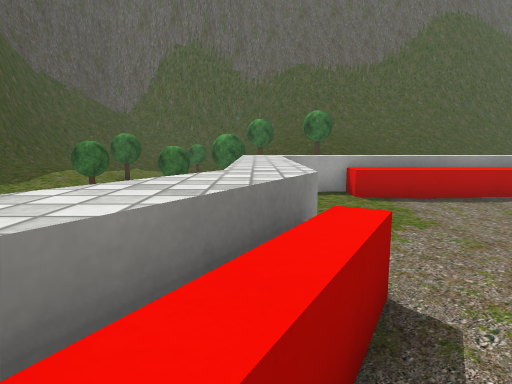
View 1 (above)

24 first-person views from a walk through a scene from a Unity 3-D project. The camera is 1.3 m above the floor, tilts 8° down and sees 75° across. The floor is counted in squares, 1 m on a side. Each view is taken from the middle of a square. On the plan, view 1 faces up. The plan holds only what a view shows up to about 14 squares ahead; the rest is blank. The place goes on beyond the plan. Some trees and plants on the terrain are drawn as simple stand-ins. The player character is not drawn. Some surface patterns are stand-ins.

View 2
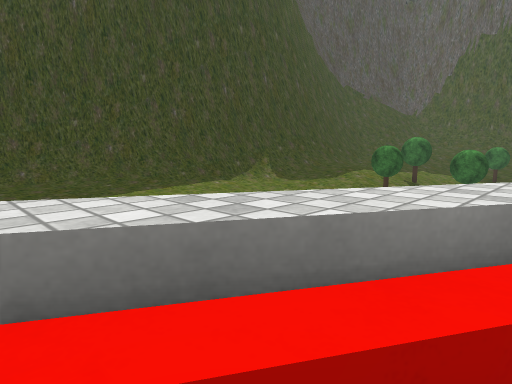

View 3
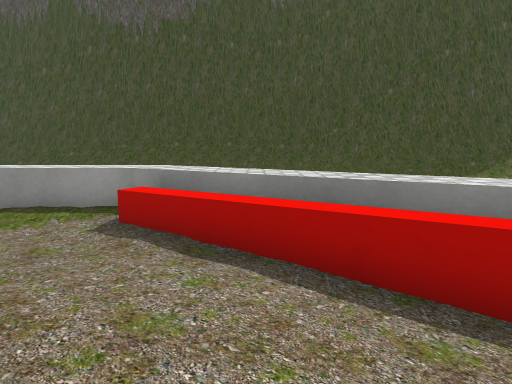

View 4
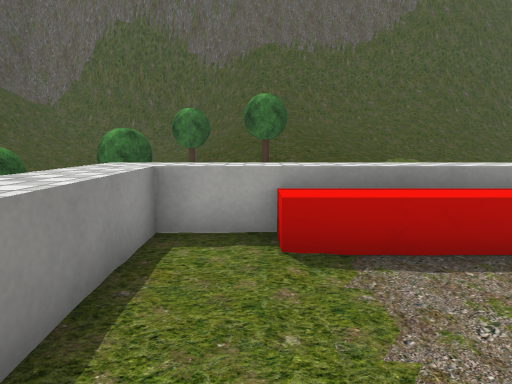

View 5
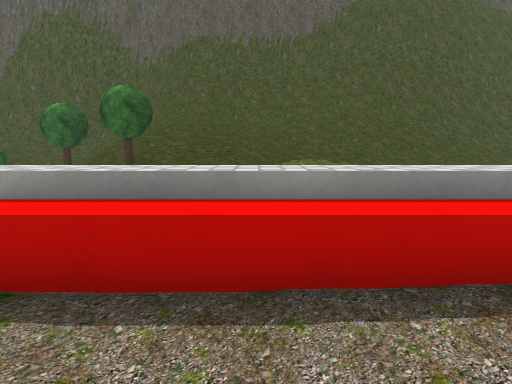

View 6
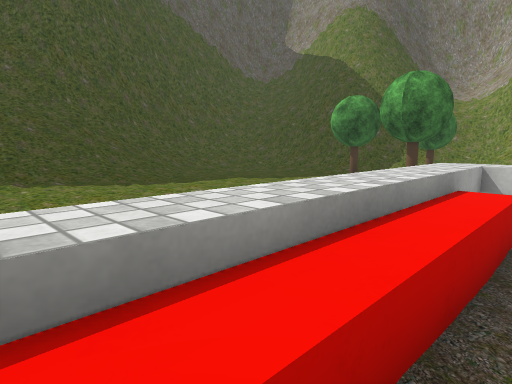

View 7
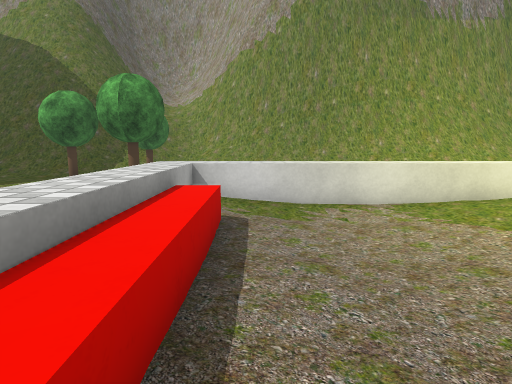

View 8
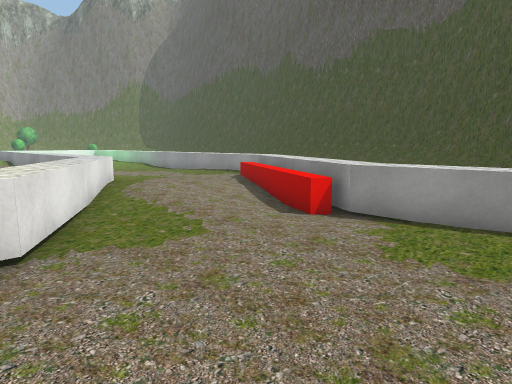

View 9
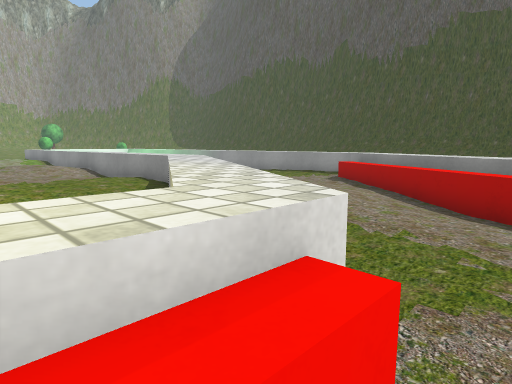

View 10
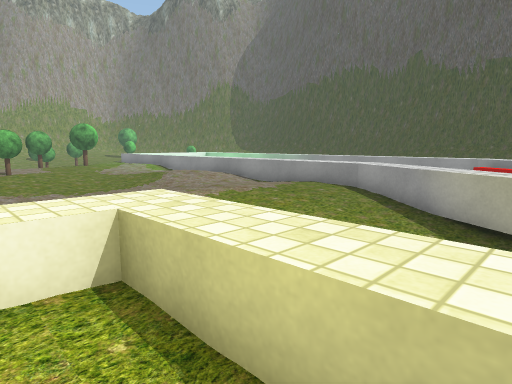

View 11
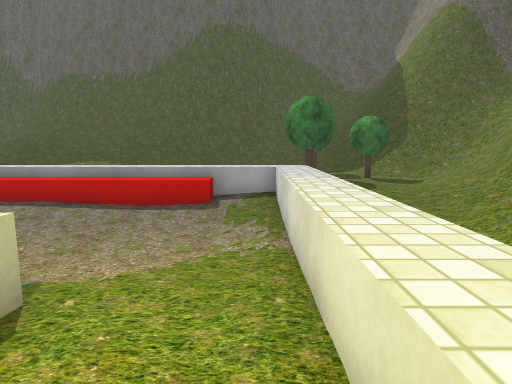

View 12
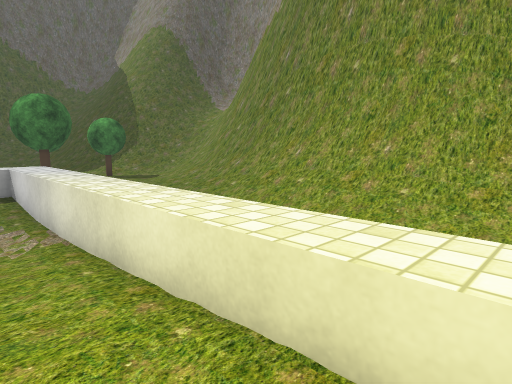

View 13
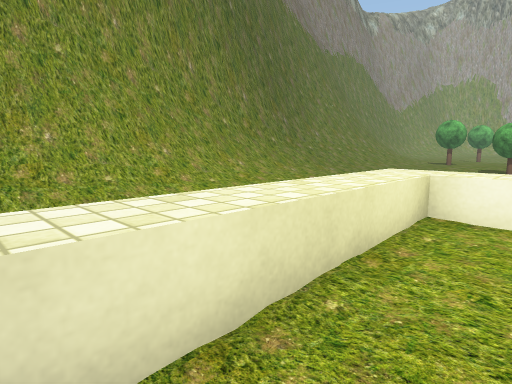

View 14
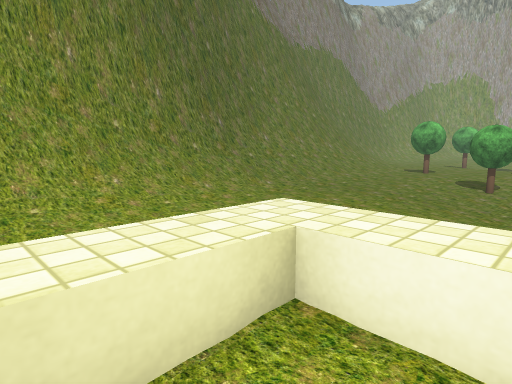

View 15
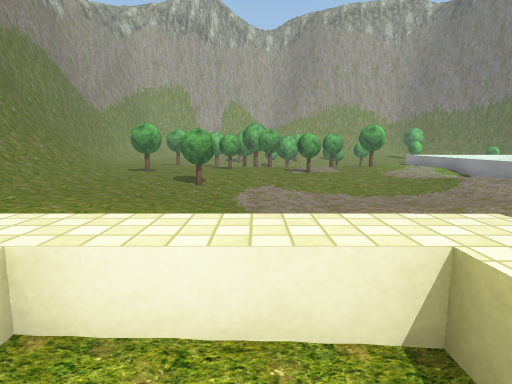

View 16
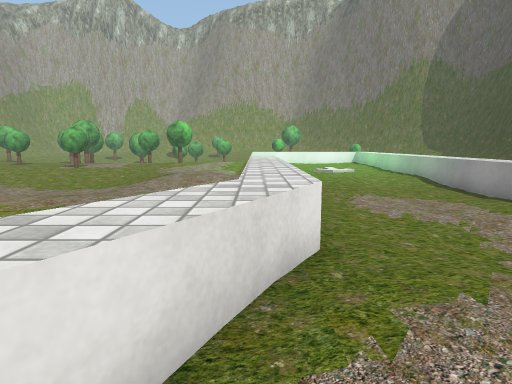

View 17
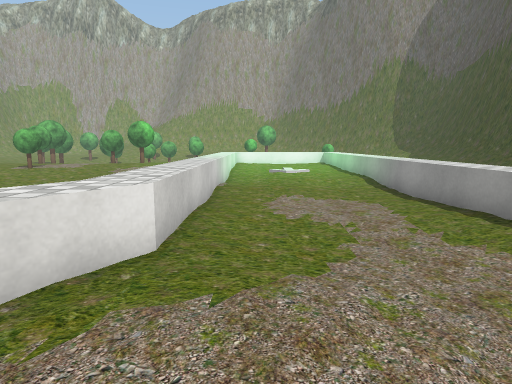

View 18
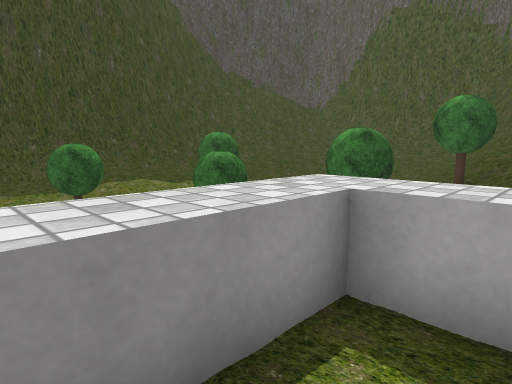

View 19
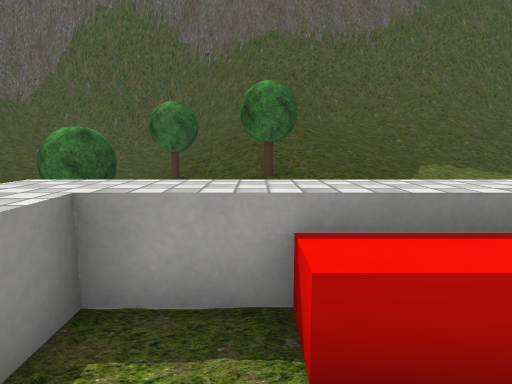

View 20
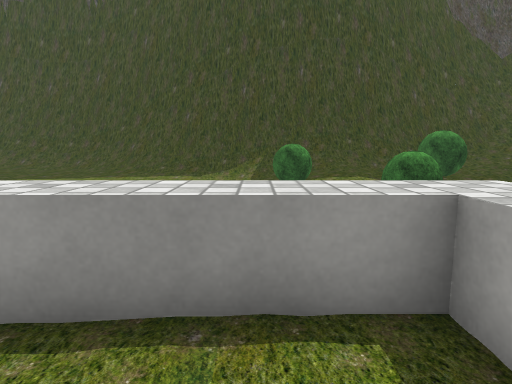

View 21
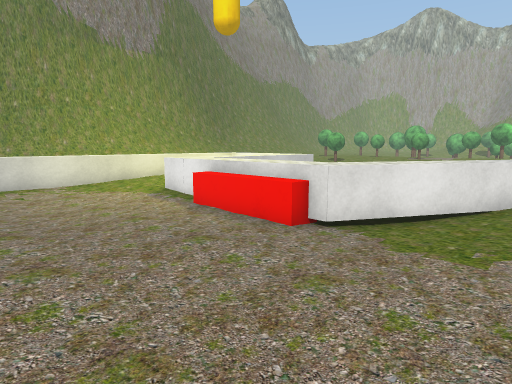

View 22
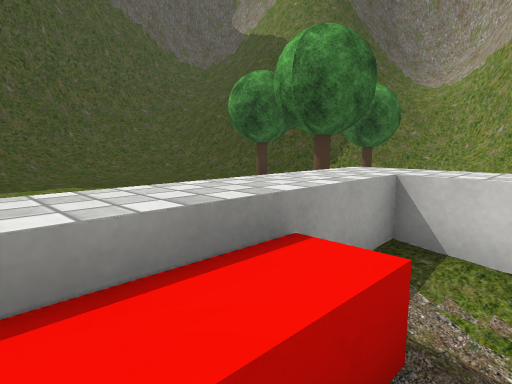

View 23
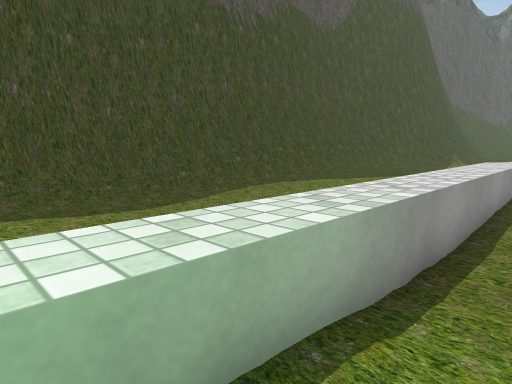

View 24
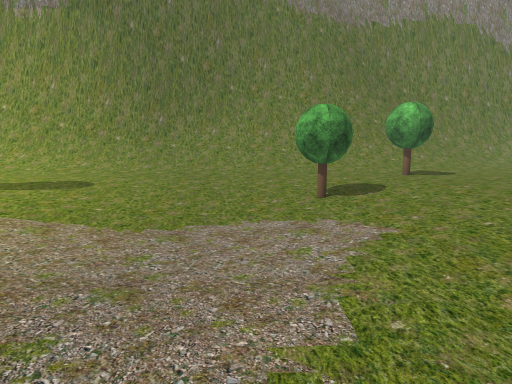

### Floor plan
Key: @ floor where view 1 was taken; # wall or solid block; . main floor; : floor 0.25 m higher than the main floor; - floor 0.25 m lower than the main floor; + floor 0.5 m higher than the main floor; _ floor 0.5 m lower than the main floor; * floor 2 m higher than the main floor; % floor 2.5 m higher than the main floor; / step, stairs or slope; = window, fence, low wall or low ledge; v drop or lower ground; T tree; O other object.
Columns run from 11 left of view 1 to 24 right of it. Each row starts with its distance up from view 1.
 19    #///////=##################//
 18   ##=///////=//=/////####==/////##
 17   ##///////////////////=///////=##
 16   #=/////////////////////.///##=#
 15   #//// _//////////////...../=###
 14   #=////T  T////////......../#######
 13   #=////    ////// /......../#######
 12   ##////     T///     ...  T///=##=
 11   ##///T                    .////*%
 10    #////                   T.T/// ==
  9    #////   ++++++++++++++++...//=###
  8    #///T   +_v::::::::::/-+...//##
  7    #///    +______-______-+ ../=#
  6   ##/-_    +______________+ ./=##
  5   ##.-     +______________+-///##
  4  ##/.-     +=_____________+-//=#
  3  ##/..    =+=_____________+-//=#
  2  #=...   -=v=____#====+---+- /=#
  1  #/...   =v=_____=+++++---+-//=#
  0  #/..   .Ov@____=#    +---+../=#
 -1  #/..   /v=_---_=     +-..+../=#
 -2  #/..  /+=_----==_    +-..+../=##
 -3  #/..  /v=_---==___   +...+..//##
 -4  #/..  +=__---==-//   =++//..//=#
 -5  #/..  +-___-==---/-      ..../=#
 -6  #/..  +--___-=.....     ...../=#
 -7  #/..  +-____-=......   --....//##
 -8  #/-   +-____-=-....---__--...//##
 -9 ##/-   +-_____=-------____--..//##
-10 ##/-   +______=-----______--..//=#
-11 #=--   +___---=..--_______--..//=#
-12 #=--   +-__-_-=.../____---T...//=#
-13 #=.-   /----__=/../-------...../=#
-14 ##/.   +----__=  .----........./ ##
-15        +-----_=  .--..T......T.//##

Positions as (right, up) in squares from view 1, and headings:
1: (0, 0), facing up
2: (0, -1), facing up-left
3: (3, -1), facing left
4: (2, 4), facing up
5: (5, 5), facing up
6: (7, 7), facing up-right
7: (7, 7), facing right
8: (7, 7), facing down-left
9: (8, 3), facing down-left
10: (13, 0), facing down-left
11: (14, -1), facing up
12: (13, -2), facing up-right
13: (13, 2), facing down-right
14: (13, -1), facing down-right
15: (13, -1), facing down
16: (3, -1), facing down
17: (1, -1), facing down
18: (2, 6), facing up-left
19: (2, 6), facing up
20: (3, 7), facing left
21: (3, 7), facing down-right
22: (11, 7), facing up-right
23: (-2, -15), facing up-left
24: (8, -11), facing right
